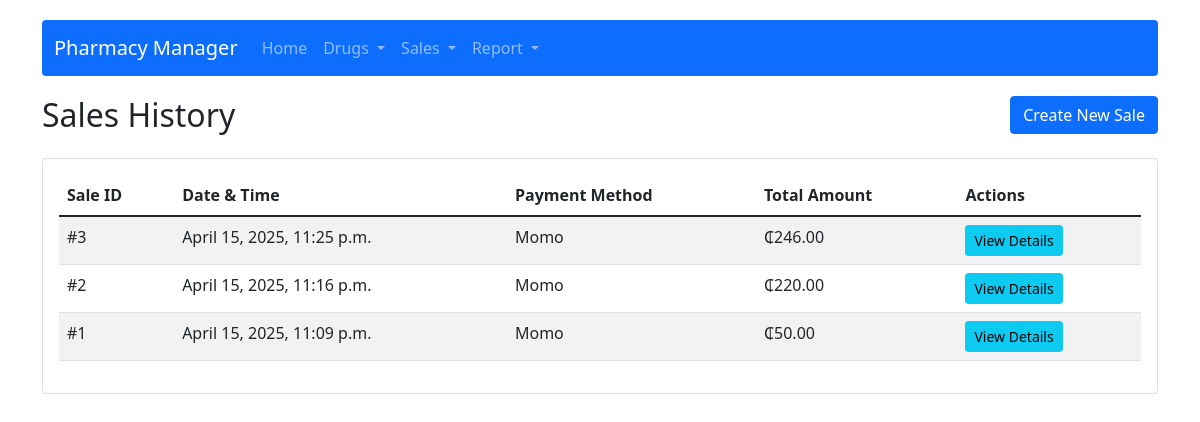
/sales/, run on an earlier commit of the app's database.
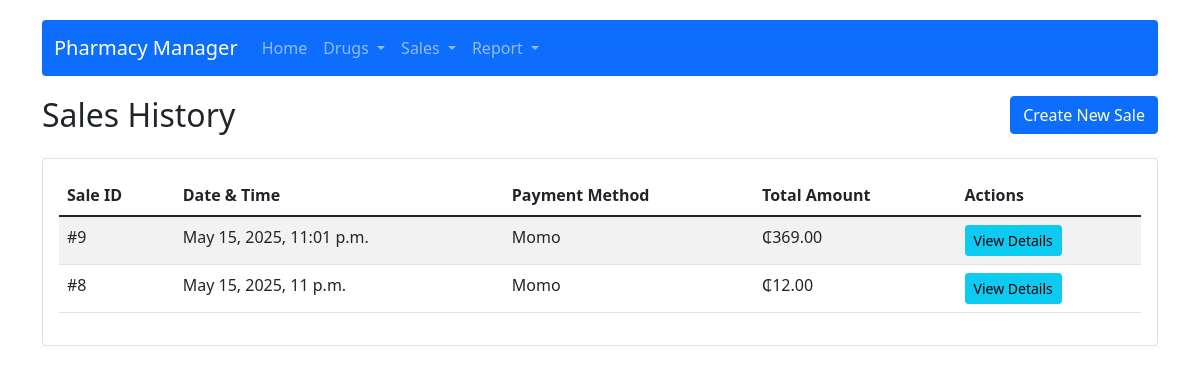
And on a later commit of the database.
### app/models.py (models this page shows, shortened)
class Sale(models.Model):
    transaction_date = models.DateTimeField(default=timezone.now)
    payment_method = models.ForeignKey(PaymentMethod, on_delete=models.SET_NULL, null=True)
    total_amount = models.DecimalField(max_digits=10, decimal_places=2)
    created_at = models.DateTimeField(auto_now_add=True)

class PaymentMethod(models.Model):
    name = models.CharField(max_length=50)
    def __str__(self):
        return self.name

### app/views.py (the view)
# urls.py: path('sales/', views.sale_list, name='sale_list'),
def sale_list(request):
    sales = Sale.objects.all().order_by('-transaction_date')
    return render(request, 'app/sale_list.html', {'sales': sales})

### app/templates/app/sale_list.html (shortened to what this page needs)
{% extends 'app/base.html' %}
{% block content %}
<div class="row mb-3">
    <div class="col">
        <h2>Sales History</h2>
    </div>
    <div class="col-auto">
        <a href="{% url 'create_sale' %}" class="btn btn-primary">Create New Sale</a>
    </div>
</div>
<div class="card">
    <div class="card-body">
        <div class="table-responsive">
            <table class="table table-striped table-hover">
                <thead>
                    <tr>
                        <th>Sale ID</th>
                        <th>Date & Time</th>
                        <th>Payment Method</th>
                        <th>Total Amount</th>
                        <th>Actions</th>
                    </tr>
                </thead>
                <tbody>
                    {% for sale in sales %}
                    <tr>
                        <td>#{{ sale.id }}</td>
                        <td>{{ sale.transaction_date }}</td>
                        <td>{{ sale.payment_method }}</td>
                        <td>₵{{ sale.total_amount }}</td>
                        <td>
                            <a href="{% url 'sale_detail' sale.id %}" class="btn btn-sm btn-info">View Details</a>
                        </td>
                    </tr>
                    {% empty %}
                    <tr>
                        <td colspan="5" class="text-center">No sales recorded. <a href="{% url 'create_sale' %}">Create one now</a>.</td>
                    </tr>
                    {% endfor %}
                </tbody>
            </table>
        </div>
    </div>
</div>
{% endblock %}

### app/templates/app/base.html (shortened to what this page needs)
<!DOCTYPE html>
<html lang="en">
<head>
    <link href="https://cdn.jsdelivr.net/npm/bootstrap@5.1.3/dist/css/bootstrap.min.css" rel="stylesheet">
    <link href="https://cdnjs.cloudflare.com/ajax/libs/font-awesome/6.0.0/css/all.min.css" rel="stylesheet">
</head>
<body>
    <div class="container">
        <nav class="navbar navbar-expand-lg navbar-dark bg-primary rounded">
            <div class="container-fluid">
                <a class="navbar-brand" href="{% url 'home' %}">Pharmacy Manager</a>
                <div class="collapse navbar-collapse" id="navbarNav">
                    <ul class="navbar-nav">
                        <li class="nav-item">
                            <a class="nav-link" href="{% url 'home' %}">Home</a>
                        </li>
                        <li class="nav-item dropdown">
                            <a class="nav-link dropdown-toggle" href="#" id="drugsDropdown" role="button" data-bs-toggle="dropdown">
                                Drugs
                            </a>
                        </li>
                        <li class="nav-item dropdown">
                            <a class="nav-link dropdown-toggle" href="#" id="salesDropdown" role="button" data-bs-toggle="dropdown">
                                Sales
                            </a>
                        </li>
                        <li class="nav-item dropdown">
                            <a class="nav-link dropdown-toggle" href="#" id="drugsDropdown" role="button" data-bs-toggle="dropdown">
                                Report
                            </a>
                    </ul>
                </div>
            </div>
        </nav>
        <div class="content">
            {% block content %}{% endblock %}
        </div>
    </div>
</body>
</html>

### app/templates/app/base.html (style rules this page uses)
body { padding-top: 20px; }
.navbar { margin-bottom: 20px; }
.content { margin-top: 20px; }

What changed in the data, as far as the page shows it:
removed Sale: id "3", transaction_date "April 15, 2025, 11:25 p.m.", payment_method "Momo", total_amount "246.00"
removed Sale: id "2", transaction_date "April 15, 2025, 11:16 p.m.", payment_method "Momo", total_amount "220.00"
removed Sale: id "1", transaction_date "April 15, 2025, 11:09 p.m.", payment_method "Momo", total_amount "50.00"
added Sale: id "9", transaction_date "May 15, 2025, 11:01 p.m.", payment_method "Momo", total_amount "369.00"
added Sale: id "8", transaction_date "May 15, 2025, 11 p.m.", payment_method "Momo", total_amount "12.00"
